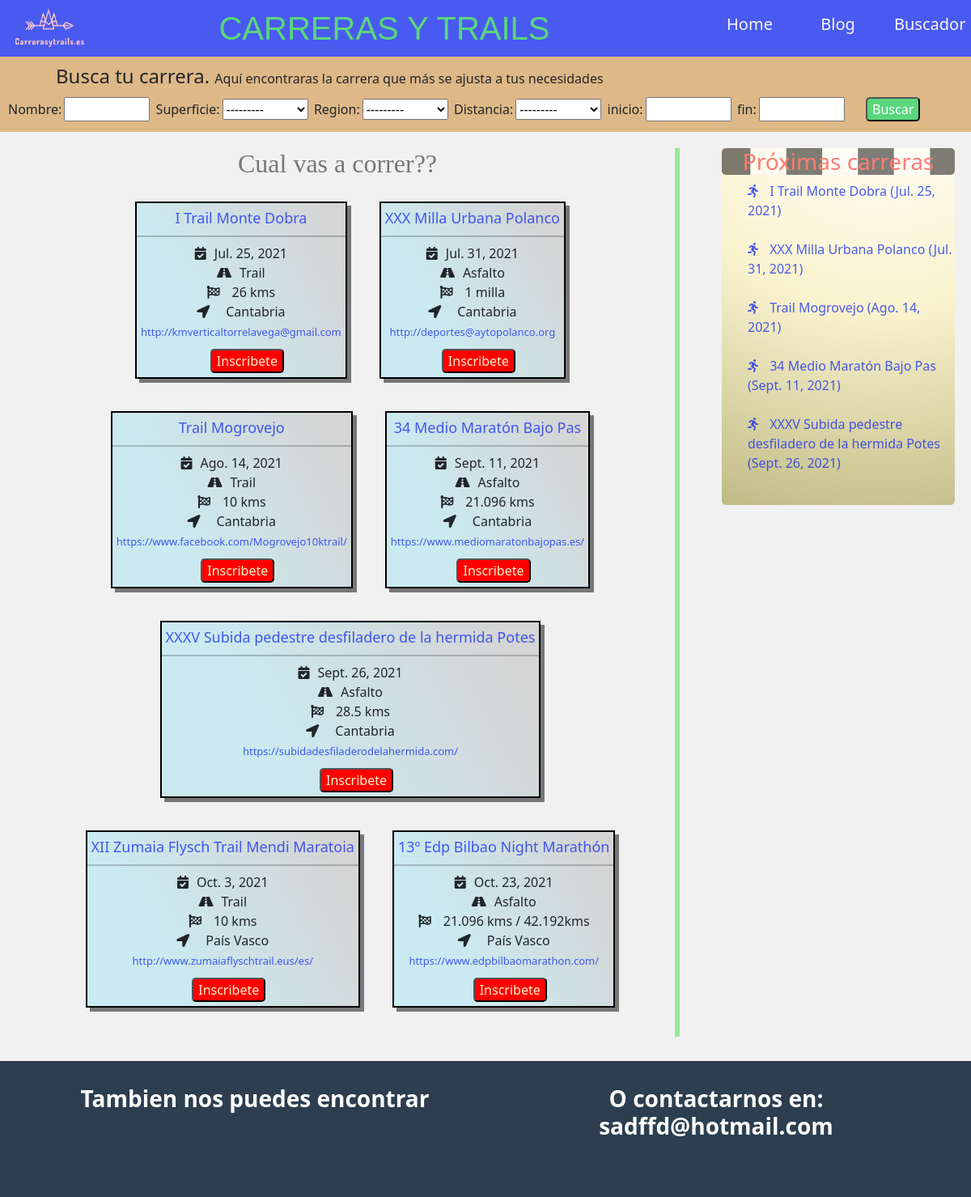
The page /prueba1/ on the database its author committed.
### mainapp/models.py (models this page shows, shortened)
class calendario(models.Model):
    nombre=models.CharField(max_length=100)
    fecha= models.DateField()
    superficie=models.CharField(choices=SUPERFICIE_CHOICE, default='none',max_length=100)
    region=models.CharField(choices=REGION_CHOICE, max_length=100, default='none')
    distancia=models.CharField(choices=DISTANCIA_CHOICE,default='none', max_length=100)
    distancia_real=models.CharField(default='none', max_length=100)
    web=models.URLField(default='none', max_length= 100)

### mainapp/views.py (the view)
# urls.py: path('prueba1/', views.elFiltro, name='elFiltro'),
def elFiltro(request):
    orders = calendario.objects.order_by('fecha')
    miFiltro=FiltroPrueba(request.GET, queryset=orders)
    orders = miFiltro.qs
    carreras= calendario.objects.order_by('fecha')[:5]
    context= {'miFiltro': miFiltro, 'carreras': carreras}
    return render(request, 'mainapp/prueba1.html', context )

### mainapp/templates/mainapp/prueba1.html
{% extends 'layouts/layout.html' %}
{%load static%}
{%block content%}
<div class='cuerpo'>
<h2>
Cual vas a correr??</h2>
    <div class= "resultados">
      <ul class= "result">
        {%for carrera in miFiltro.qs%}
              <div class="resultado">
                <div class="resultado-header"><a href='{{carrera.web}}'>{{carrera.nombre}}</a></div>
                <hr>
                <div class="resultado-body">
                    <li><i class="fas fa-calendar-check" style="margin-right: 10px;"></i>{{carrera.fecha}}</li>
                    <li><i class="fas fa-road" style="margin-right: 10px;"></i>{{carrera.superficie}}</li>
                    <li><i class="fas fa-flag-checkered" style="margin-right: 15px;"></i>{{carrera.distancia_real}}</li>
                    <li><i class="fas fa-location-arrow" style="margin-right: 20px;"></i>{{carrera.region}}</li>
                    <li><a href='{{carrera.web}}'>{{carrera.web}}</a></li>
                    <li><button>Inscribete</button></li>
                </div>
              </div>
        {%endfor%}
      </ul>
    </div>
</div>
{%endblock%}

### mainapp/templates/layouts/layout.html (shortened to what this page needs)
<!DOCTYPE html>
<html lang="es">
    <head>
        {%load static %}
        <link href="https://cdn.jsdelivr.net/npm/bootstrap@5.0.0/dist/css/bootstrap.min.css" rel="stylesheet">
        <link href="https://maxcdn.bootstrapcdn.com/font-awesome/4.7.0/css/font-awesome.min.css" rel="stylesheet">
        <link rel="stylesheet" type="text/css" href="{% static 'css/styles.css' %}">
        <link rel="stylesheet" href="//code.jquery.com/ui/1.12.1/themes/base/jquery-ui.css">
        <link rel="stylesheet" type="text/css" href="{% static 'css/stylesSmall.css' %}">
        <link rel="stylesheet" href="https://cdn.jsdelivr.net/npm/bootstrap-icons@1.5.0/font/bootstrap-icons.css">
        {% load widget_tweaks %}
        <link href="{% static 'css/css/all.css'%}" rel="stylesheet">
    </head>
    <body>
        <header>
            <nav>
                <div id="logotipo">
                    <img src="{% static 'images/logo2.png' %}"/>
                </div>
                <div id="titulo">
                    <h1><a href="{% url 'index' %}">CARRERAS Y TRAILS</a></h1>
                </div>
                <div class="menu">
                    <ul>
                        <li><a href="{% url 'index' %}">Home</a></li>
                        <li><a href="{% url 'blog'%}">Blog</a></li>
                        <li><a href="{% url 'elFiltro'%}">Buscador</a></li>
                    </ul>
                </div>
            </nav>
            <div class="mifiltro">
                <div id= "buscador">
                    <div id="buscador_carreras"><h4>Busca tu carrera. <span>Aquí encontraras la carrera que más se ajusta a tus necesidades</span></h4>
                    </div>
                        <form action="{% url 'elFiltro'%}" method="GET" >
                        {{miFiltro.form}}{% csrf_token %}
                        <button type="submit" class="Buscar">Buscar</button>
                        </form>
                </div>
            </div>
        </header>
            <div id="container">
                {% block content %}
                {% endblock %}
            </div>
            <aside class="Proximas_carreras">
                    <h3>
                        Próximas carreras
                    </h3>
                        <ul>
                            {%for correr in carreras%}
                            <li>
                                <a href='{{correr.web}}'><i class="fas fa-running" style="margin-right: 10px";></i> {{correr.nombre}} ({{correr.fecha}})</a></li>
                            <br>
                            {%endfor%}
                        </ul>
            </aside>
            <footer class="text-center footer-style">
                <div class="container">
                    <div class="row">
                        <div class="col-md-6 footer-col">
                            <h3>Tambien nos puedes encontrar </h3>
                                <ul class="list-inline">
                                    <li>
                                        <a  target="_blank" href="#" class="btn-social btn-outline"><i class="fa fa-fw fa-facebook"></i></a>
                                    </li>
                                    <li>
                                        <a  target="_blank" href="#" class="btn-social btn-outline"><i class="fa fa-fw fa-twitter"></i></a>
                                    </li>
                                </ul>
                        </div>
                        <div class="col-md-6 footer-col">
                            <h3>O contactarnos en: sadffd@hotmail.com</h3>
                        </div>
                    </div>
                </div>
            </footer>
    </body>
</html>

### mainapp/static/css/styles.css (style rules this page uses)
body { background: #f1f1f1; }
nav { background: rgba(14, 37, 240, 0.739); display: flex; align-content: baseline; height: 70px; width: 100%; }
#logotipo img { display: flex; margin-left: 10px; height: 70px; width: 100px; }
#titulo { display: flex; align-content: center; width: 100%; justify-content: center; align-items: center; font-family:'Franklin Gothic Medium', 'Arial Narrow', Arial, sans-serif; color: #5ad67d; }
#titulo h1 { margin-bottom: 0%; }
#titulo h1 a { text-decoration: none; color: #5ad67d; }
.menu { display: flex; width: 30%; height: 70px; align-items: center; list-style: none; }
.menu ul { width: 100%; height: 100%; display: flex; margin-right: 10px; justify-content:flex-end; margin-bottom: 0px; list-style: none; }
.menu ul li { display: block; width: 110px; height: 100%; text-align: center; padding: 15px; border-radius: 50px; }
.menu ul li a { font-size: 20px; text-decoration: none; color: whitesmoke; }
#buscador { background-color: burlywood; box-shadow: 5px; margin-bottom: 20px; display: inline-block; padding: 10px; justify-items:center; width: 100%; }
#buscador_carreras { position: relative; display: flex; justify-content: baseline; width: 90%; }
#buscador_carreras span { font-size: medium; }
a { text-decoration: none; color: rgba(14, 37, 240, 0.739); }
button { margin-left: 15px; border-radius: 5px; background: #5ad67d; color:#ffffff }
#container { width: 70%; float: left; margin: 30px; margin-top: 0; margin-left: auto; border-right: 6px solid rgb(154, 231, 154); }
#container h2 { color: #777; font-family: 'Alfa Slab One', cursive; display: flex; justify-content: center; }
* { box-sizing: border-box; }
.Proximas_carreras { width: 24%; border-radius: 5px; float: right; background-image: radial-gradient(circle at 68.3% -18.3%, #ffffff 0, #faf3cf 50%, #c0bb85 100%); margin-right: 20px; }
.Proximas_carreras h3 { text-align: center; background-image: url(../images/cuadros.jpg); background-size: 100%; color: red; opacity: 50%; border-radius: 5px; }
.Proximas_carreras ul { list-style: none; }
.Proximas_carreras li a { margin-right: 5px; }
.cuerpo { max-width: 100%; }
.result { display: flex; }
.resultados { display: flex; }
.resultados ul { display: flex; flex-wrap: wrap; justify-content: center; }
.resultado { max-width: 100%; background: linear-gradient(242deg, rgba(0,0,0,0.11669459779179814) 9%, rgba(39,205,238,0.19240437697160884) 73%); text-align: center; border: 2px solid black; box-shadow:5px 5px #777; margin: 20px; list-style: none; }
.resultado hr { height: 2px ; margin-top: 3px; margin-bottom: 3px; }
.resultado-header { padding: 5px; font-size: large; }
.resultado-body { padding: 5px; }
.resultado-body li i { margin-right: 10px; }
.resultado-body li a { font-size: small; }
.resultado-body li button { background-color: red; color: #faf3cf; margin-top: 10px; }
footer { display: flex; bottom: 0; width: 100%; margin-top: 10px; }
.footer-style { padding-top: 30px; background-color: #2C3E50; margin-top: 10px; }
footer { margin-top: 10px; color: white; }
footer h3 { margin-bottom: 30px; font-weight: 800; }
footer .footer-col { margin-bottom: 10px; }

### mainapp/static/css/css/all.css (style rules this page uses)
.fa, .fas, .far, .fal, .fad, .fab { -moz-osx-font-smoothing: grayscale; -webkit-font-smoothing: antialiased; display: inline-block; font-style: normal; font-variant: normal; text-rendering: auto; line-height: 1; }
.fa-fw { text-align: center; width: 1.25em; }
.fa-calendar-check:before { content: "\f274"; }
.fa-facebook:before { content: "\f09a"; }
.fa-flag-checkered:before { content: "\f11e"; }
.fa-location-arrow:before { content: "\f124"; }
.fa-road:before { content: "\f018"; }
.fa-running:before { content: "\f70c"; }
.fa-twitter:before { content: "\f099"; }

### mainapp/templates/layouts/layout.html (style rules this page uses)
#id_nombre { width: 9%;margin: 3px; }
#id_fecha_inicio { width: 9%;margin: 3px; }
#id_fecha_fin { width: 9%;margin: 3px; margin-right: 7px; }
#id_distancia { width: 9%;margin: 3px; }
#id_superficie { width: 9%;margin: 3px; }
#id_region { width: 9%;margin: 3px; }

### rows shown on the page
calendario: nombre "I Trail Monte Dobra", fecha "Jul. 25, 2021", superficie "Trail", distancia_real "26 kms", region "Cantabria", web "http://kmverticaltorrelavega@gmail.com"
calendario: nombre "XXX Milla Urbana Polanco", fecha "Jul. 31, 2021", superficie "Asfalto", distancia_real "1 milla", region "Cantabria", web "http://deportes@aytopolanco.org"
calendario: nombre "Trail Mogrovejo", fecha "Ago. 14, 2021", superficie "Trail", distancia_real "10 kms", region "Cantabria", web "https://www.facebook.com/Mogrovejo10ktrail/"
calendario: nombre "34 Medio Maratón Bajo Pas", fecha "Sept. 11, 2021", superficie "Asfalto", distancia_real "21.096 kms", region "Cantabria", web "https://www.mediomaratonbajopas.es/"
calendario: nombre "XXXV Subida pedestre desfiladero de la hermida Potes", fecha "Sept. 26, 2021", superficie "Asfalto", distancia_real "28.5 kms", region "Cantabria", web "https://subidadesfiladerodelahermida.com/"
calendario: nombre "XII Zumaia Flysch Trail Mendi Maratoia", fecha "Oct. 3, 2021", superficie "Trail", distancia_real "10 kms", region "País Vasco", web "http://www.zumaiaflyschtrail.eus/es/"
calendario: nombre "13º Edp Bilbao Night Marathón", fecha "Oct. 23, 2021", superficie "Asfalto", distancia_real "21.096 kms / 42.192kms", region "País Vasco", web "https://www.edpbilbaomarathon.com/"
